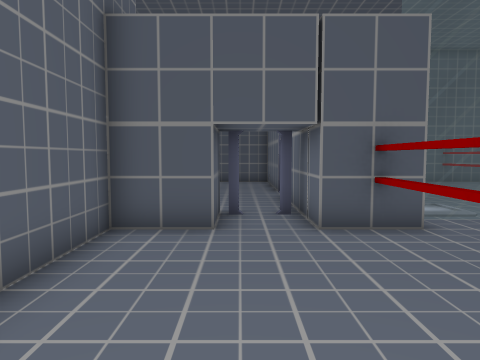
[1] (above)

16 first-person views from a walk through a 3-D level made in the Unity game engine. The camera is 1.4 m above the floor, tilts 4° down and sees 70° across. Doors are open. The floor is counted in squares, 1 m on a side. Each view is taken from the middle of a square. On the plan, view 1 faces up. The plan holds only what a view shows up to about 15 squares ahead; the rest is blank. The place goes on beyond the plan. The player is left out.

[2]
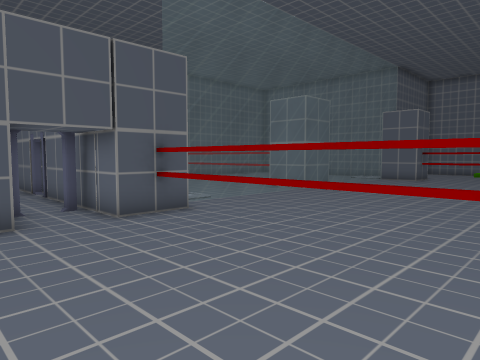

[3]
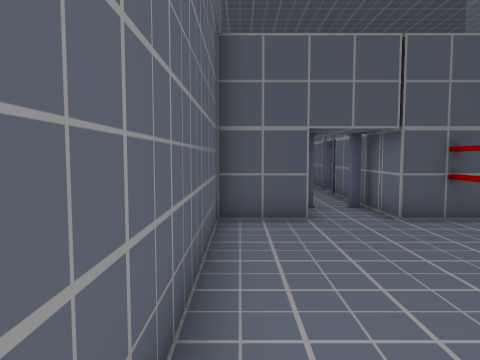

[4]
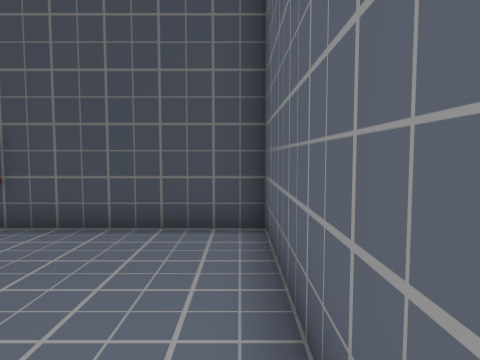

[5]
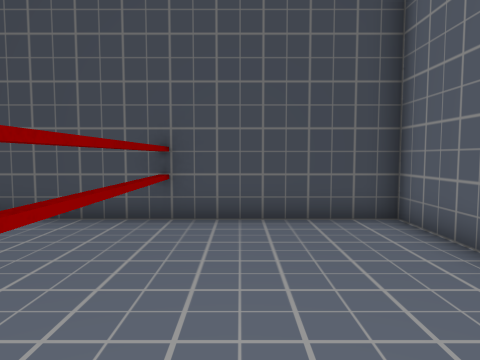

[6]
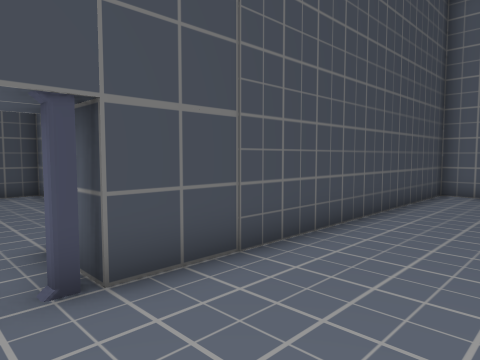

[7]
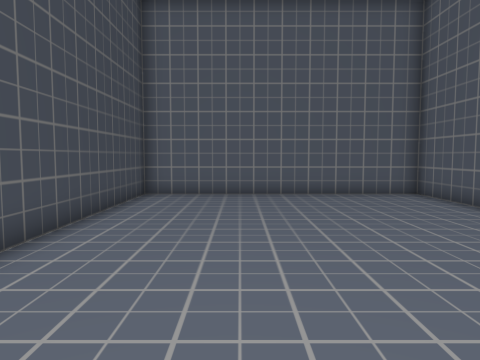

[8]
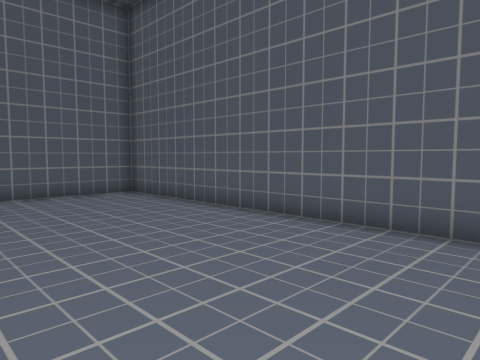

[9]
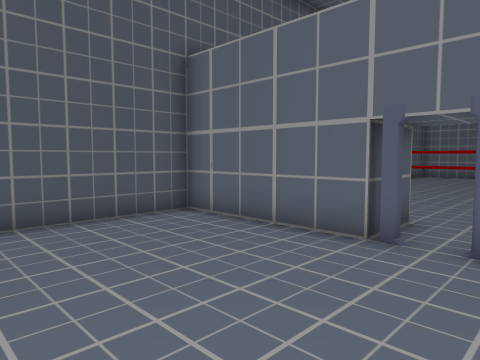

[10]
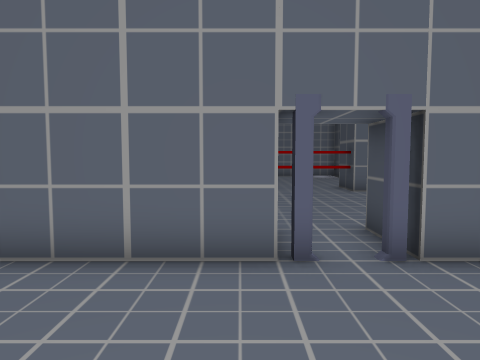

[11]
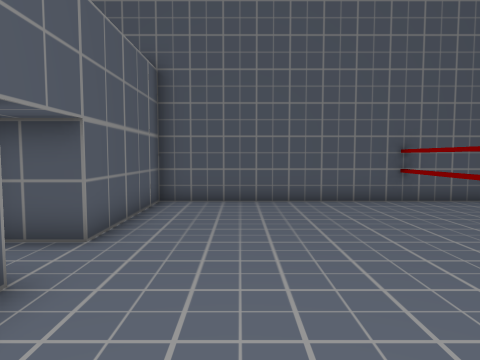

[12]
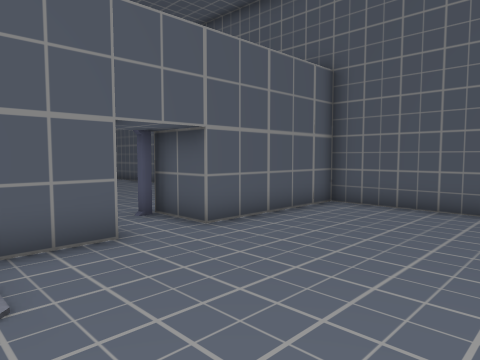

[13]
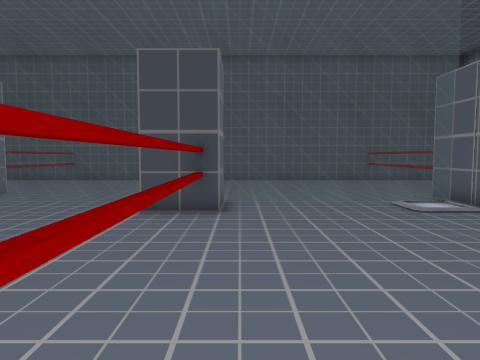

[14]
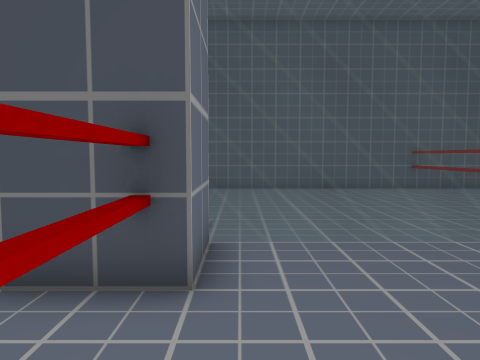

[15]
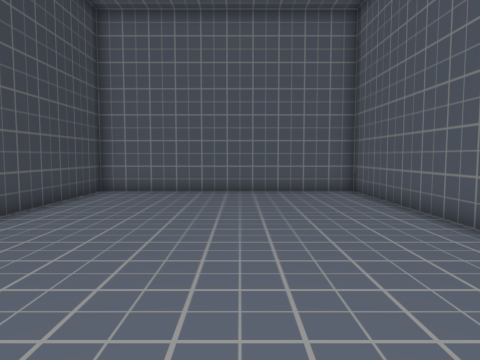

[16]
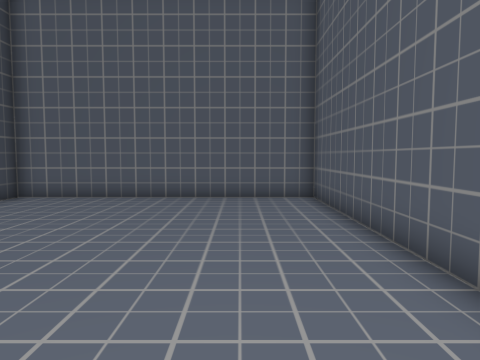

### Floor plan
Key: @ floor where view 1 was taken; # wall or solid block; . floor; D open door; = window, fence, low wall or low ledge; T thing the floor can be seen under or through; O other object.
Columns run from 13 left of view 1 to 13 right of it. Each row starts with its distance up from view 1.
 19 ##############OOO##########
 18 #..............OO.......#.
 17 #..............OO.......#.
 16 #..............OO.......#.
 15 #..............OO.......#.
 14 #..............OO.......#.
 13 #..............D........#.
 12 #..............D........#.
 11 #..............OO.......#.
 10 #..............OO.......OO
  9 #..............OO.O.....OO
  8 ###########OODDOO.......OO=
  7           #OO..OOO======OO
  6           #.....T.......OO
  5           #.....T........
  4           #.....T........
  3           #.....T........
  2           #.....T........
  1           #.....T........
  0           #..@..T........
 -1           #.....T########
 -2           #######

Positions as (right, up) in squares from view 1, and headings:
1: (0, 0), facing up
2: (-2, -1), facing up-right
3: (-2, -1), facing up
4: (-2, 5), facing down
5: (1, 6), facing down
6: (1, 12), facing down-left
7: (0, 12), facing left
8: (0, 12), facing up-left
9: (-4, 11), facing up-right
10: (-3, 14), facing right
11: (6, 8), facing up
12: (9, 9), facing up-left
13: (10, 18), facing down
14: (10, 13), facing down
15: (1, 14), facing left
16: (-1, 16), facing left
